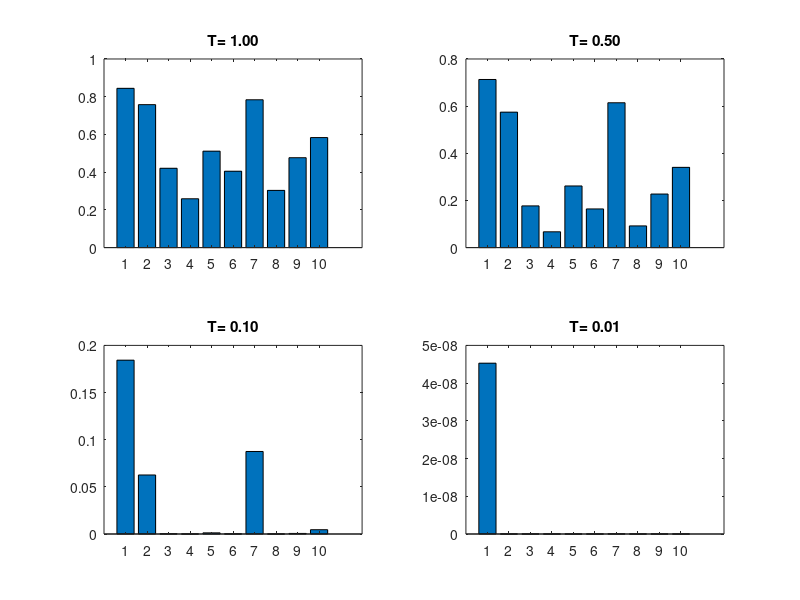

Recreate this plot in MATLAB.
% SAdemoHisto
seed = 0; rand('state', seed); randn('state', seed)
a = rand(10,1);
subplot(2,2,1)
T=1;bar(a.^(1/T)); title(sprintf('T=%5.2f', T));
subplot(2,2,2)
T=0.5;bar(a.^(1/T));  title(sprintf('T=%5.2f', T));
subplot(2,2,3)
T=0.1;bar(a.^(1/T));  title(sprintf('T=%5.2f', T));
subplot(2,2,4)
T=0.01;bar(a.^(1/T));  title(sprintf('T=%5.2f', T));
print(gcf,'-depsc','C:\kmurphy\figures\other/SAdemoHisto.eps');
